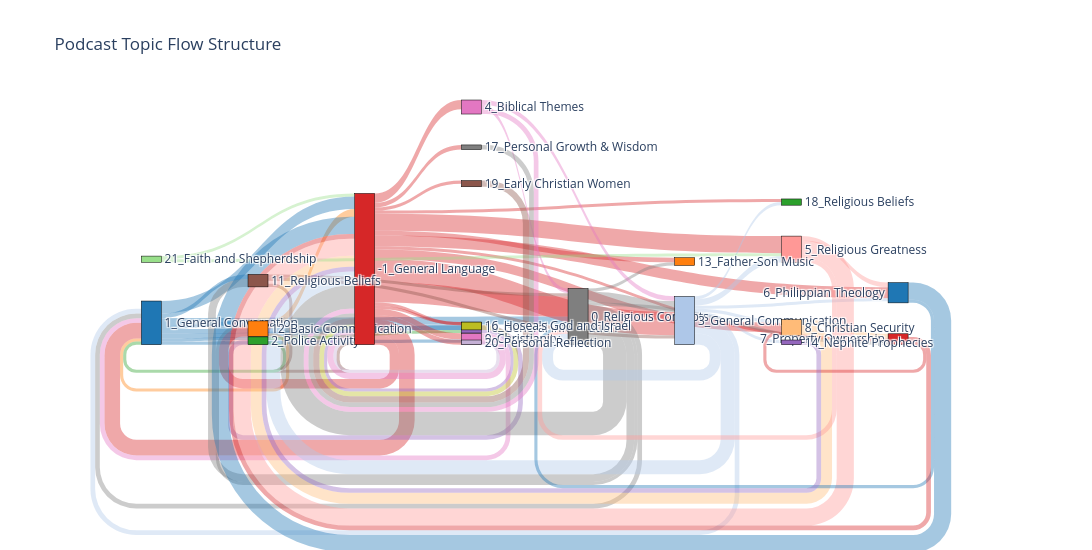

Here is the notebook cell this chart was saved with:
### Markdown cell above
### Topic-wise narretive flow for : <span style="background-color: #7caae7ec; color: black; padding: 0 5px;">Religion</span>

### Code cell
sankey(G, Weight=1) # Weight represent the transitional weight of each edge

### Figure 1 — Plotly figure (JSON) as saved in the notebook; plotly's stock layout.template omitted (floating-point values rounded to 4 significant figures)
{"data": [{"arrangement": "snap", "link": {"color": ["rgba(31, 119, 180, 0.4)", "rgba(31, 119, 180, 0.4)", "rgba(31, 119, 180, 0.4)", "rgba(31, 119, 180, 0.4)", "rgba(31, 119, 180, 0.4)", "rgba(31, 119, 180, 0.4)", "rgba(31, 119, 180, 0.4)", "rgba(31, 119, 180, 0.4)", "rgba(255, 127, 14, 0.4)", "rgba(255, 127, 14, 0.4)", "rgba(44, 160, 44, 0.4)", "rgba(44, 160, 44, 0.4)", "rgba(214, 39, 40, 0.4)", "rgba(214, 39, 40, 0.4)", "rgba(214, 39, 40, 0.4)", "rgba(214, 39, 40, 0.4)", "rgba(214, 39, 40, 0.4)", "rgba(214, 39, 40, 0.4)", "rgba(214, 39, 40, 0.4)", "rgba(214, 39, 40, 0.4)", "rgba(214, 39, 40, 0.4)", "rgba(214, 39, 40, 0.4)", "rgba(214, 39, 40, 0.4)", "rgba(214, 39, 40, 0.4)", "rgba(214, 39, 40, 0.4)", "rgba(214, 39, 40, 0.4)", "rgba(214, 39, 40, 0.4)", "rgba(214, 39, 40, 0.4)", "rgba(214, 39, 40, 0.4)", "rgba(148, 103, 189, 0.4)", "rgba(148, 103, 189, 0.4)", "rgba(140, 86, 75, 0.4)", "rgba(140, 86, 75, 0.4)", "rgba(140, 86, 75, 0.4)", "rgba(227, 119, 194, 0.4)", "rgba(227, 119, 194, 0.4)", "rgba(127, 127, 127, 0.4)", "rgba(127, 127, 127, 0.4)", "rgba(127, 127, 127, 0.4)", "rgba(127, 127, 127, 0.4)", "rgba(127, 127, 127, 0.4)", "rgba(127, 127, 127, 0.4)", "rgba(127, 127, 127, 0.4)", "rgba(188, 189, 34, 0.4)", "rgba(174, 199, 232, 0.4)", "rgba(174, 199, 232, 0.4)", "rgba(174, 199, 232, 0.4)", "rgba(174, 199, 232, 0.4)", "rgba(174, 199, 232, 0.4)", "rgba(174, 199, 232, 0.4)", "rgba(174, 199, 232, 0.4)", "rgba(174, 199, 232, 0.4)", "rgba(255, 187, 120, 0.4)", "rgba(255, 187, 120, 0.4)", "rgba(152, 223, 138, 0.4)", "rgba(152, 223, 138, 0.4)", "rgba(255, 152, 150, 0.4)", "rgba(255, 152, 150, 0.4)", "rgba(255, 152, 150, 0.4)", "rgba(197, 176, 213, 0.4)", "rgba(31, 119, 180, 0.4)", "rgba(31, 119, 180, 0.4)", "rgba(214, 39, 40, 0.4)", "rgba(214, 39, 40, 0.4)", "rgba(148, 103, 189, 0.4)", "rgba(140, 86, 75, 0.4)", "rgba(227, 119, 194, 0.4)", "rgba(227, 119, 194, 0.4)", "rgba(227, 119, 194, 0.4)", "rgba(127, 127, 127, 0.4)"], "source": [0, 0, 0, 0, 0, 0, 0, 0, 1, 1, 2, 2, 3, 3, 3, 3, 3, 3, 3, 3, 3, 3, 3, 3, 3, 3, 3, 3, 3, 4, 4, 5, 5, 5, 6, 6, 7, 7, 7, 7, 7, 7, 7, 8, 10, 10, 10, 10, 10, 10, 10, 10, 11, 11, 12, 12, 13, 13, 13, 14, 15, 15, 18, 18, 19, 20, 21, 21, 21, 22], "target": [1, 2, 4, 3, 5, 8, 6, 7, 0, 3, 4, 0, 0, 8, 11, 1, 6, 7, 14, 16, 13, 21, 20, 15, 17, 22, 4, 10, 18, 2, 3, 7, 10, 3, 0, 3, 0, 1, 16, 5, 3, 10, 18, 3, 11, 0, 15, 17, 3, 7, 13, 19, 3, 18, 13, 3, 3, 15, 7, 3, 3, 7, 11, 3, 3, 3, 10, 7, 3, 3], "value": [2, 2, 3, 8, 3, 3, 2, 5, 2, 5, 2, 2, 10, 2, 6, 6, 4, 13, 3, 3, 11, 6, 2, 7, 2, 3, 2, 15, 2, 3, 2, 2, 2, 2, 3, 4, 3, 2, 2, 5, 15, 7, 2, 3, 2, 3, 2, 2, 9, 7, 4, 2, 7, 3, 2, 2, 11, 3, 3, 2, 11, 2, 2, 3, 3, 4, 3, 3, 3, 3]}, "node": {"align": "left", "color": ["#1f77b4", "#ff7f0e", "#2ca02c", "#d62728", "#9467bd", "#8c564b", "#e377c2", "#7f7f7f", "#bcbd22", "#17becf", "#aec7e8", "#ffbb78", "#98df8a", "#ff9896", "#c5b0d5", "#1f77b4", "#ff7f0e", "#2ca02c", "#d62728", "#9467bd", "#8c564b", "#e377c2", "#7f7f7f"], "label": ["1_General Conversation", "12_Basic Communication", "2_Police Activity", "-1_General Language", "10_General Information", "11_Religious Beliefs", "9_Christianity", "0_Religious Concepts", "16_Hosea's God and Israel", "15_Religious Devotion", "3_General Communication", "8_Christian Security", "21_Faith and Shepherdship", "5_Religious Greatness", "20_Personal Reflection", "6_Philippian Theology", "13_Father-Son Music", "18_Religious Beliefs", "7_Property Ownership", "14_Nephite Prophecies", "19_Early Christian Women", "4_Biblical Themes", "17_Personal Growth & Wisdom"], "line": {"color": "black", "width": 0.5}, "pad": 15, "thickness": 20}, "type": "sankey", "valueformat": ".0f", "valuesuffix": "TWh"}], "layout": {"font": {"size": 12}, "height": 550, "title": {"text": "Podcast Topic Flow Structure"}, "width": 1400}}
